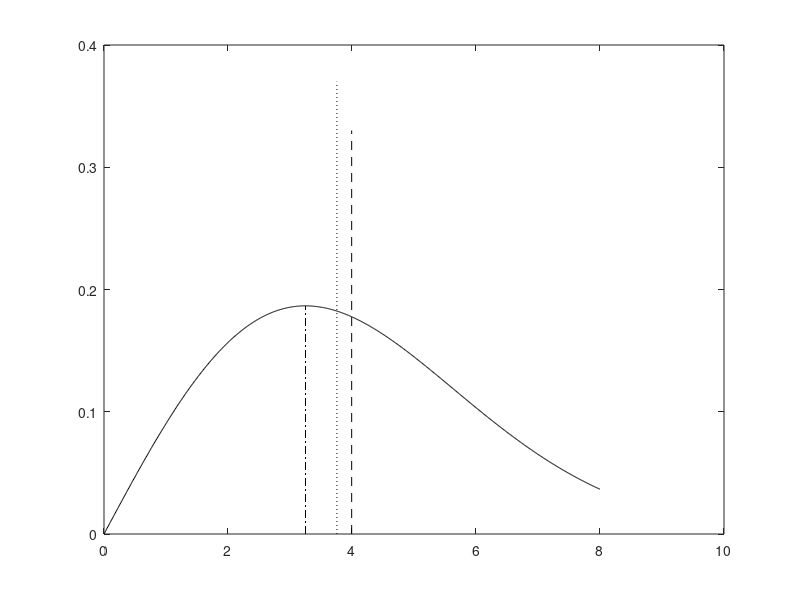

Reproduce this figure in MATLAB.

%Mean median mode  

clc;
close all;
v = 0:0.01:8;
alpha = 3.25;
ray_pdf = raylpdf(v,alpha);
plot(v,ray_pdf,'k');
hold on;
axis([0 10 0 0.4]);
fs=100; %sampling frequency in Hz
tiv=1/fs; %time interval between samples;
t=0:tiv:(20-tiv); %time intervals set (2000 values)
N=length(t); %number of data points
y=raylrnd(alpha,N,1);
mu=mean(y);
med=median(y);
plot([mu mu],[0 0.33],'--k'); %mean
plot([med med],[0 0.37],':k'); %median
[pky,pki]=max(ray_pdf);
plot([v(pki) v(pki)],[0 pky],'-.k'); %mode